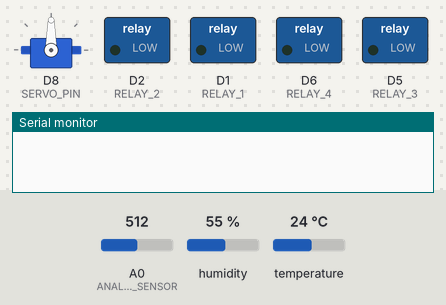
Bench run of a sketch on a simulated ESP8266 (NodeMCU). On the bench: servo, switched loads named in the sketch (green lamp = pin HIGH), the last lines printed to the serial monitor. The inputs (shaded band) are chosen by the test bench; at power-on: A0 (ANALOG_SENSOR) = 512, humidity 55 %, temperature 24 °C. WiFi joins after 1.5 s; servers stay silent unless stated; uploads are accepted with an empty reply; pins used as bus, display or sensor lines are not drawn.

Above: at 0.1 s.
At 1.8 s:
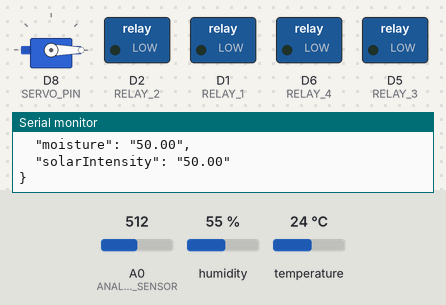
Timing chart, 0 to 3.3 s (numbered marks = the images above):
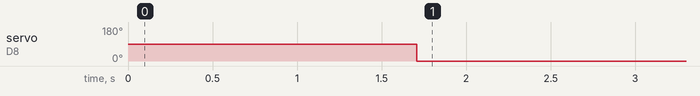

The sketch:

Broker.ino
```cpp
#include <ESP8266WiFi.h>
#include <WiFiManager.h>
#include <DNSServer.h>
#include <Servo.h>
#include <DHT.h>

#include <TaskScheduler.h>
#include <ESP8266HTTPClient.h>
#include <ArduinoJson.h>
#include "Agrosmart.h"

#define RELAY_1 D1
#define RELAY_2 D2
#define RELAY_3 D5
#define RELAY_4 D6


#define DHTPIN D7
#define DHTTYPE DHT11
#define SERVO_PIN D8

//Multiplexer Selection Line
#define S0 D3
#define S1 D4

#define ANALOG_SENSOR A0

static String URL_POST = "http://api.agrosmart.tech/node_data/send";
static String URL_GET = "http://api.agrosmart.tech/controller/"+String(ESP.getChipId());

AgroSmart agrosmart;
Servo servo;
DHT dht(DHTPIN, DHTTYPE);

/*====== Callbacks associated with TaskScheduling ======*/
void getRelayState();
void sendSensorData();

/*====== Async Tasks ====== */
Task get_relay_state(2000, TASK_FOREVER, &getRelayState);
Task send_sensor_data(60000, TASK_FOREVER, &sendSensorData);
Scheduler TaskManager;

/*====== Getting Access Point IP for WiFi Config ====== */
void APModeCallback(WiFiManager* manager) {
  Serial.println("Entered config mode, Please login with your WiFi/AP Credentials..");
  Serial.println(WiFi.softAPIP());
}

/*====== Setting Multiplexer Selections ====== */
void setMultiplexer(int s1, int s0){
  digitalWrite(S1, s1==0?LOW:HIGH);
  digitalWrite(S0, s0==0?LOW:HIGH);
}

/*====== Setting up the Relay Channels by the response ====== */
void getRelayState(){
  StaticJsonDocument<200> doc;
  String actuator_data = agrosmart.get_data(URL_GET);
  Serial.println("..........Printing GET Response..........");
  Serial.println(actuator_data);
  deserializeJson(doc, actuator_data);
  String r1 = doc["relay1"];
  String r2 = doc["relay2"];
  String r3 = doc["relay3"];
  String r4 = doc["relay4"];
  String s1 = doc["servo1"];
  digitalWrite(RELAY_2, r2.toInt()?HIGH:LOW);
  digitalWrite(RELAY_3, r3.toInt()?HIGH:LOW);
  servo.write(s1.toInt());
}

/*====== Sending Sensor Node data to Server ====== */
void sendSensorData(){
    StaticJsonDocument<1000> doc;
    JsonObject data = doc.to<JsonObject>();
    String JSONmessageBuffer;

    data["deviceID"]=String(ESP.getChipId());
    data["temperature"]=String(dht.readTemperature());
    data["humidity"]=String(dht.readHumidity());

    // Reading the Sensor at (S1,S0)=(0,0)
    setMultiplexer(0,0);
    data["moisture"]=String((analogRead(ANALOG_SENSOR)*100)/1024.0);

    // Reading the Sensor at (S1,S0)=(0,1)
    setMultiplexer(1,0);
    data["solarIntensity"]=String((analogRead(ANALOG_SENSOR)*100)/1024.0);

    //Stringifying JSON Doc
    serializeJsonPretty(doc, JSONmessageBuffer);
    Serial.println("........Printing data.........");
    Serial.println(JSONmessageBuffer);
    Serial.println(agrosmart.post_data(JSONmessageBuffer, URL_POST));
}

void setup() {

  Serial.begin(115200);    //Serial connection
  dht.begin();

  servo.attach(SERVO_PIN);
  pinMode(RELAY_1, OUTPUT);
  pinMode(RELAY_2, OUTPUT);
  pinMode(RELAY_3, OUTPUT);
  pinMode(RELAY_4, OUTPUT);
  pinMode(S0, OUTPUT);
  pinMode(S1, OUTPUT);

  /*======= WiFi Manager Setup =======*/
  WiFiManager wifiManager;
  wifiManager.setAPCallback(APModeCallback);
  // Let it sleep into the eternal world of darkness after 5 minutes
  wifiManager.setTimeout(300);
  //On connection Failure
  if(!wifiManager.autoConnect("Agrosmart-Node", "generic_password")){
    Serial.println("Failed Connection to remote Access Point");
    ESP.reset();
    delay(5000);
  }

  Serial.print(WiFi.localIP());
  Serial.println("Connected");

  /*======= Task init and Schedules =======*/
  Serial.println("\n Tasking the Device with GET and POST with 2s and 10s Intervals");
  TaskManager.init();
  TaskManager.addTask(get_relay_state);
  TaskManager.addTask(send_sensor_data);
  get_relay_state.enable();
  send_sensor_data.enable();

}

void loop(){
  if(WiFi.status()==WL_CONNECTED){
    //Let the Task Manager Handle the Operations
    TaskManager.execute();
  }
  else{
    Serial.println("WiFi disconnected: Entering Deep Sleep");
    ESP.reset();
  //    ESP.deepSleep(20e6); // To be added in 20e6 uS in Prod for Deep sleep removing delay

  }
//
}
```

Agrosmart.cpp
```cpp
#include "Arduino.h"
#include "Agrosmart.h"
#include <ESP8266HTTPClient.h>

String AgroSmart::post_data(String data, String url){
    HTTPClient http;
    http.begin(url);
    http.addHeader("Content-Type", "application/json"); // Specify content-type header
    int httpCode = http.POST(data);
    String httpResponse;

    Serial.println("..........Printing Response..........");
    if(httpCode<1){
      httpResponse = "Server Error: POST Failed";
    }
    else{
      httpResponse = String(httpCode)+"\n\n"+http.getString();
    }
    http.end();
    return httpResponse;
}

String AgroSmart::get_data(String url){
  HTTPClient http;
  http.begin(url);
  http.addHeader("Content-Type", "application/json"); // Specify content-type header
  String httpResponse;
  int httpCode = http.GET();
  if(httpCode<1){
    httpResponse = "Server Error: GET request Failed";
  }
  else{
    httpResponse = http.getString();
  }
  http.end();
  return httpResponse;
}
```

Agrosmart.h
```cpp
#ifndef Agrosmart_h
#define Agrosmart_h

#include "Arduino.h"
#include <ESP8266HTTPClient.h>


/* Helper Classes
  Custom Library for Code Segmentations
	- Includes
		GET : Agrosmart Server
		POST : Agrosmart Server
		Serial Read : From WIFI Mesh
    Functions : Relay Functions
*/
class AgroSmart{
  public:
  // Returns: data, URL(optional) => response
  String post_data(String, String);
  String get_data(String);

};

#endif
```

Measured:
- by itself, servo on D8 (SERVO_PIN): 90° → 0° at 1.7 s
